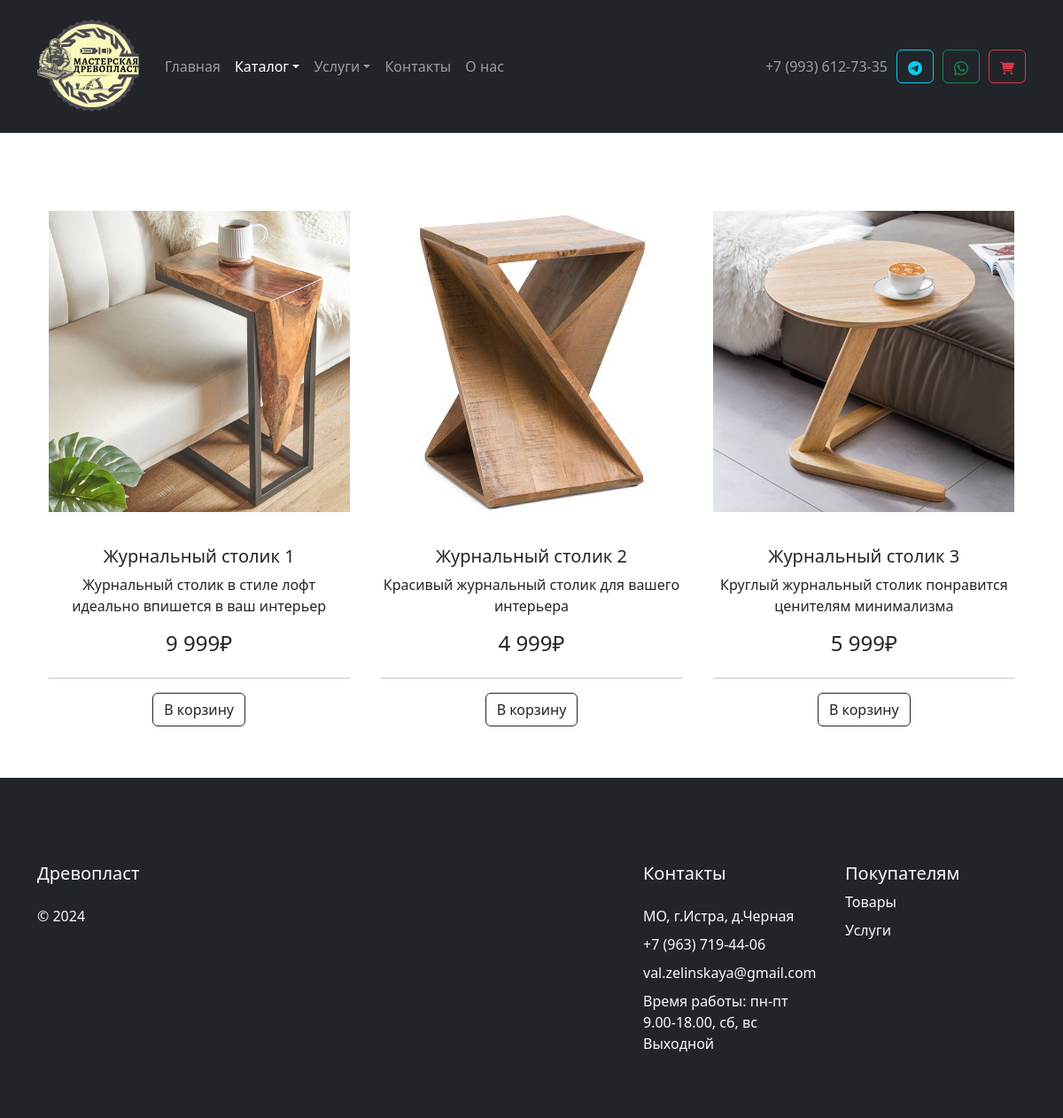
The page /catalog/tables/products.php on the database its author committed.
### tables this page shows
CREATE TABLE `products_tables` (
  `id` int(10) NOT NULL,
  `article` varchar(20) NOT NULL,
  `name` varchar(100) NOT NULL,
  `short_description` varchar(200) NOT NULL COMMENT 'Краткое описание',
  `full_description` text NOT NULL COMMENT 'Полное описание',
  `category` int(5) NOT NULL,
  `subcategory` int(5) DEFAULT NULL,
  `image` varchar(100) NOT NULL,
  `price` float NOT NULL,
  `opt_price` float NOT NULL,
  `length` int(10) NOT NULL COMMENT 'Длина',
  `height` int(10) NOT NULL COMMENT 'Высота',
  `width` int(10) NOT NULL COMMENT 'Ширина',
  `weight` float NOT NULL COMMENT 'Вес',
  `color` varchar(30) NOT NULL
);

### catalog/tables/products.php (the view, shortened to what this page needs)
<?
include_once $_SERVER['DOCUMENT_ROOT'] . "/modules/header.php";
require($_SERVER['DOCUMENT_ROOT'] . '/database/db.php');
$subcategory = $_GET['sub'];
if ($subcategory) {
  $sql = "SELECT * FROM products_tables WHERE subcategory = $subcategory";
} else {
  $sql = "SELECT * FROM products_tables";
}
$result = $conn->query($sql);
if ($result->num_rows != 0) {
  $products = $result->fetch_all(MYSQLI_ASSOC);
}
?>
<div class="container my-5" style="flex: 1;">
  <div class="ki-product-card-wrapper d-flex justify-content-around">
    <?php foreach ($products as $product): ?>
      <div class="ki-product-card text-center">
        <a href="<?= '/catalog/tables/product?id=' . $product['id'] ?>" style="text-decoration: none; color: var(--bs-body-color);">
          <div class="ki-card-image-wrapper">
            <img class="ki-card-image" src=<?= '/assets/images/catalog/tables/' . $product['image'] ?> alt=<?= $product['name'] ?>>
          </div>
          <div class="ki-card-description d-flex flex-column mt-2">
            <p class="ki-card-title h5"><?= $product['name'] ?></p>
            <p class="ki-card-text"><?= $product['short_description'] ?></p>
            <p class="ki-card-price h4"><?= number_format($product['price'], 0, '.', ' ') . '₽'; ?></p>
          </div>
          <div class="ki-card-footer">
            <hr>
            <button type="button" class="btn btn-outline-dark" onclick="onBtnClick(event, <?= $product['id'] ?>)">В корзину</button>
          </div>
        </a>
      </div>
    <?php endforeach; ?>
  </div>
</div>
<? include_once $_SERVER['DOCUMENT_ROOT'] . "/modules/footer.php"; ?>

### assets/css/style.css (style rules this page uses)
body { min-height: 100vh; display: flex; flex-direction: column; }
.ki-product-card-wrapper { width: 100%; flex-wrap: wrap; gap: 10px; }
.ki-product-card { display: flex; flex-direction: column; max-width: 360px; padding: 10px; transition: all .3s; }
.ki-card-image-wrapper { height: 400px; display: flex; align-items: center; justify-content: center; }
.ki-card-image { max-width: 100%; max-height: 100%; }
.ki-card-description, .ki-card-text { flex: 1; }

### rows shown on the page
products_tables: image (picture), name "Журнальный столик 1", short_description "Журнальный столик в стиле лофт идеально впишется в ваш интерьер", price "9 999"
products_tables: shows a picture, name "Журнальный столик 2", short_description "Красивый журнальный столик для вашего интерьера", price "4 999"
products_tables: shows a picture, name "Журнальный столик 3", short_description "Круглый журнальный столик понравится ценителям минимализма", price "5 999"
